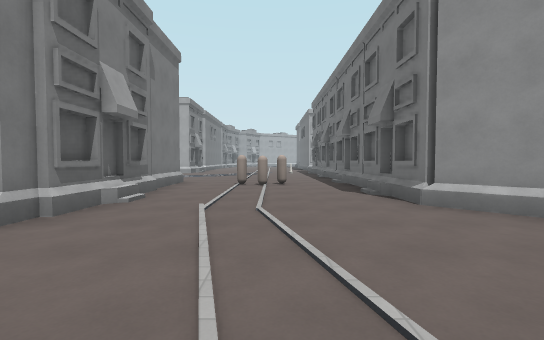
[1] (above)

24 first-person views from a walk through a Godot game level. The camera is 1.5 m above the floor, tilts 2° down and sees 90° across. The floor is counted in squares, 2.4 m on a side. Each view is taken from the middle of a square. On the plan, view 1 faces up. The plan holds only what a view shows up to about 9 squares ahead; the rest is blank. The place goes on beyond the plan. Characters and animated objects are left out. Surface patterns are stand-ins for the level's own textures.

[2]
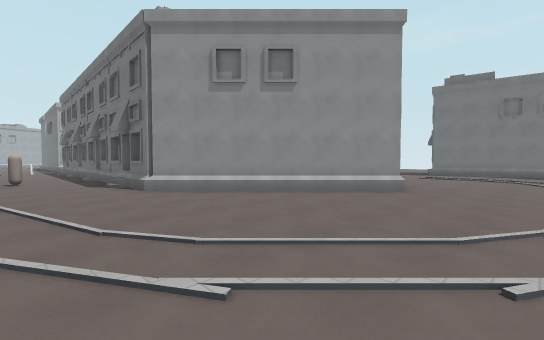

[3]
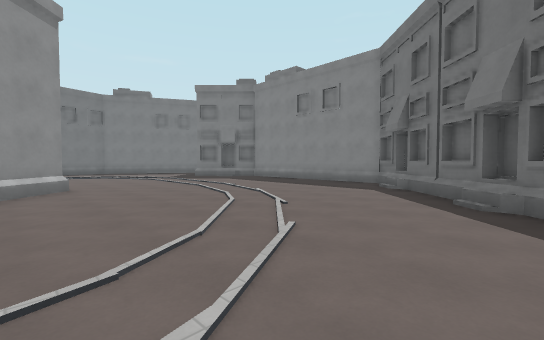

[4]
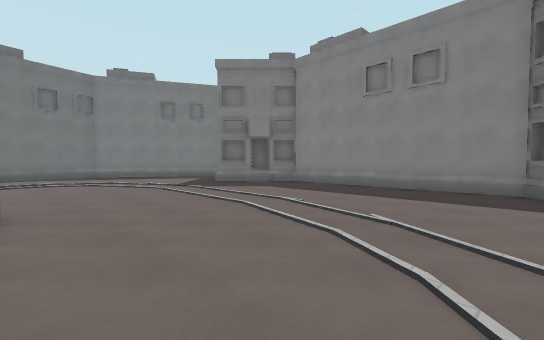

[5]
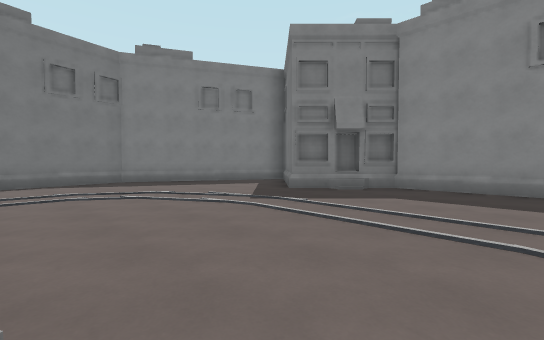

[6]
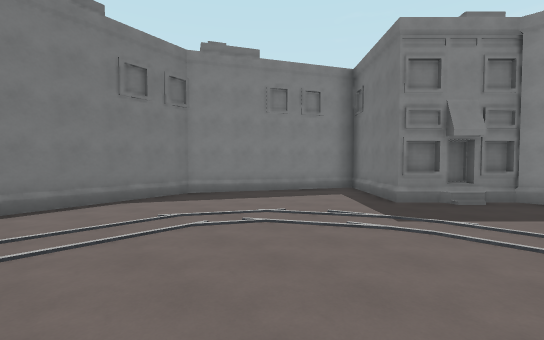

[7]
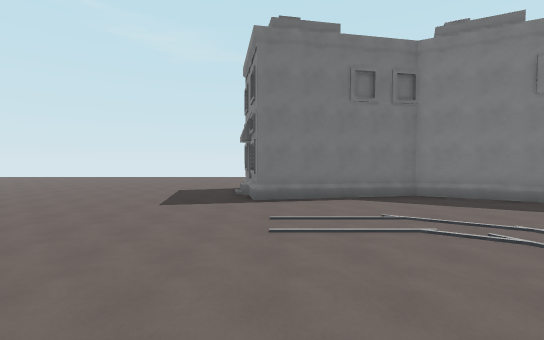

[8]
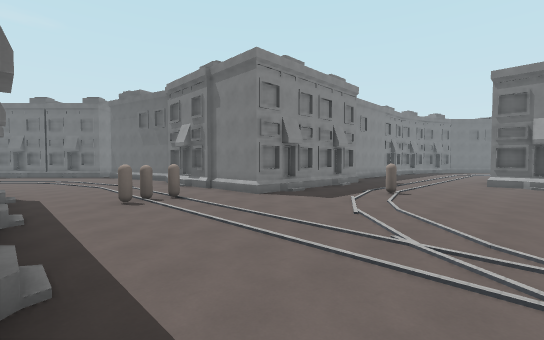

[9]
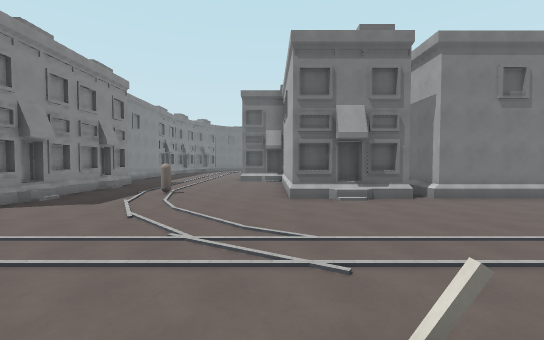

[10]
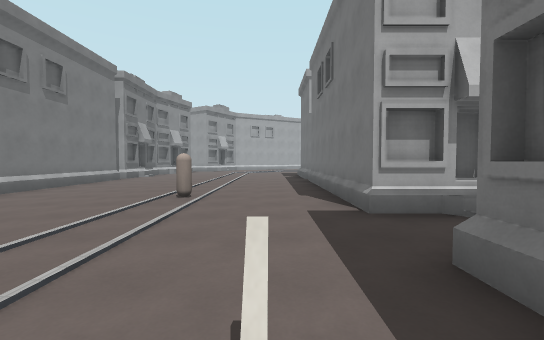

[11]
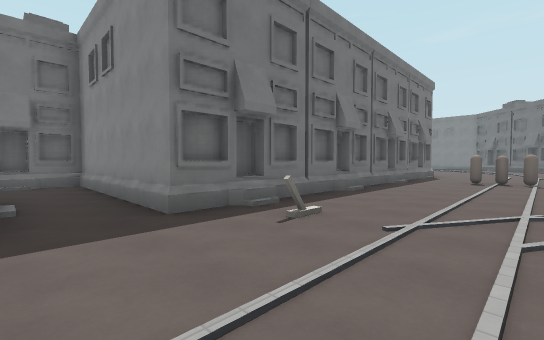

[12]
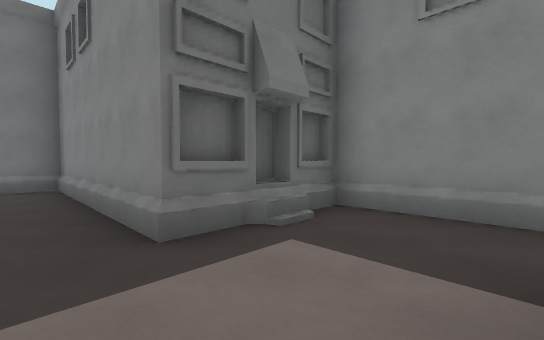

[13]
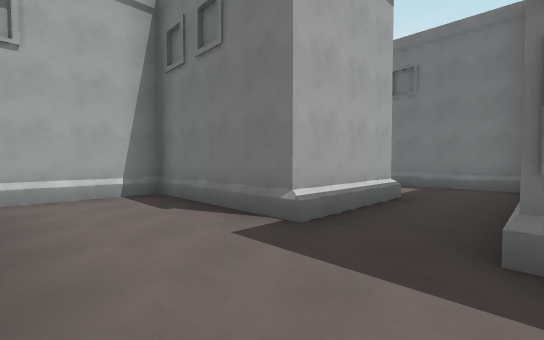

[14]
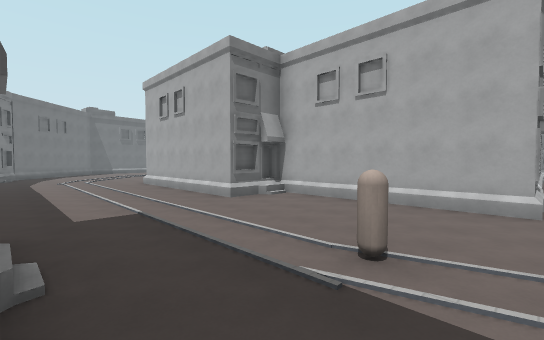

[15]
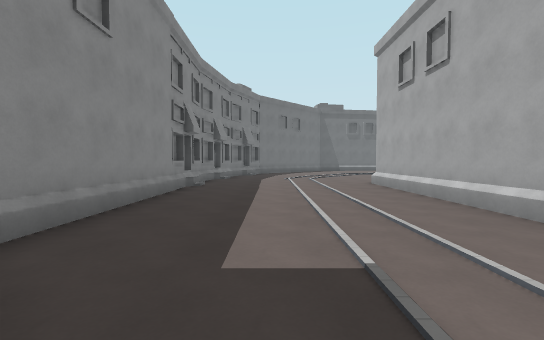

[16]
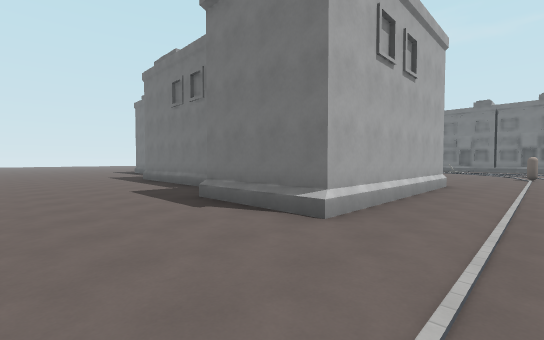

[17]
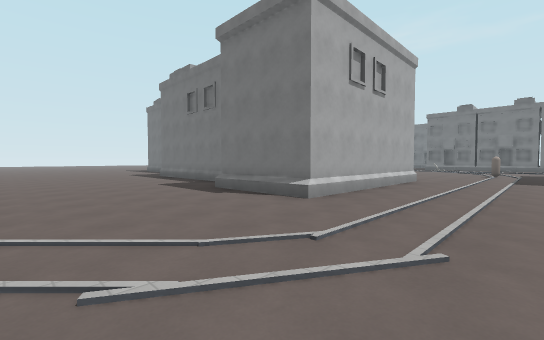

[18]
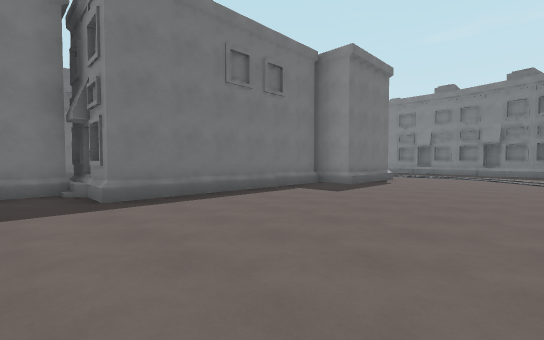

[19]
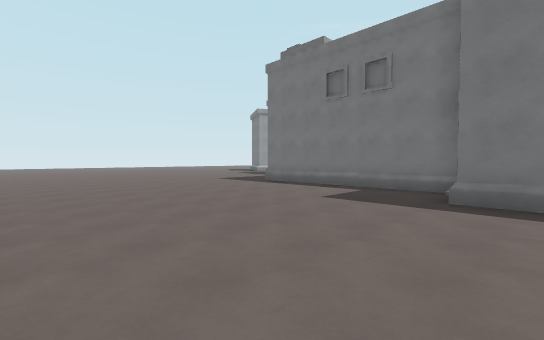

[20]
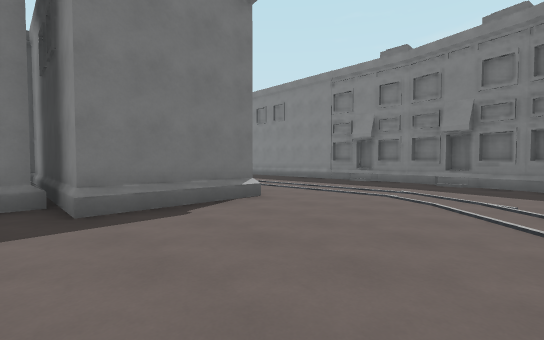

[21]
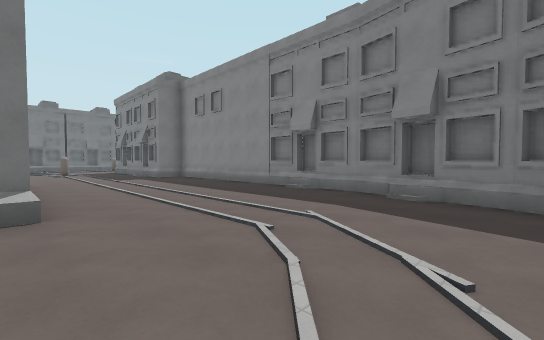

[22]
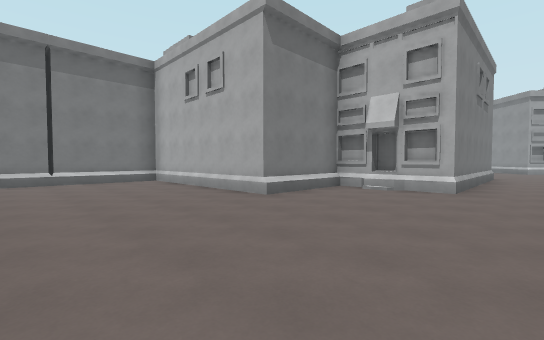

[23]
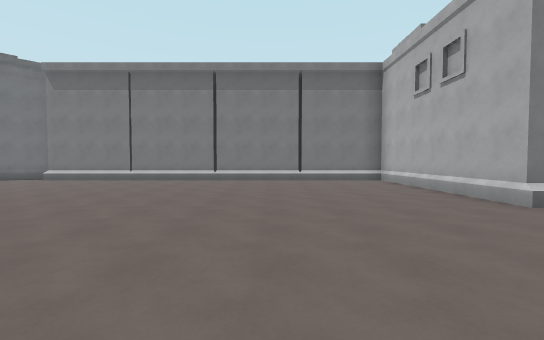

[24]
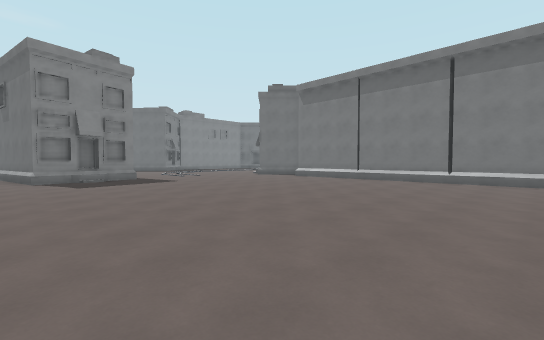

### Floor plan
Key: @ floor where view 1 was taken; # wall or solid block; . floor; / step, stairs or slope; B building; L lever; O other object.
Columns run from 18 left of view 1 to 16 right of it. Each row starts with its distance up from view 1.
 22 ......#       B......  ..B       ..
 21 ......#       #......  ...       ..
 20 .....B#       #......  ...       ..
 19 .....##       #......  ...BB...  ..
 18 .....#        #...O..  ........  ..
 17 .....#        #......##..B######B..
 16 .....#        #.......B..B#####....
 15 .....#       ##..........######....
 14 ....B#  ######B....LB  ###.........
 13 ....##  #B........../#  ##.........
 12 ....#####B..........B   ##.........
 11 .....................    #.........
 10 .............O......B#   #.........
  9 ....................B    #.........
  8 ...........BBB/B..../    #.........
  7 BB#BBB######  ##.OO.B    #.........
  6     #B         #....B    #.........
  5                #..../    #.........
  4                #....B#   #.........
  3           BB   #.....##  ..........
  2                 ......####.......B.
  1                  ......##/.....###.
  0                  .@.....B......#
 -1                  ...............
 -2                  ...............#
 -3                  B..............#
 -4                  #B............##
 -5                  ##B.......B...#
 -6                   ##B.....###.##
 -7                    ######B# ###

Where each view was taken, in squares from view 1:
view 1: 0 up, 0 right, facing up
view 2: 2 down, 0 right, facing up-right
view 3: 1 up, 1 left, facing down-right
view 4: 0 up, 2 right, facing down-right
view 5: 0 up, 5 right, facing down-right
view 6: 1 up, 7 right, facing down-right
view 7: 1 up, 7 right, facing right
view 8: 13 up, 2 right, facing down-left
view 9: 13 up, 2 right, facing left
view 10: 13 up, 1 right, facing up
view 11: 16 up, 1 left, facing down-right
view 12: 18 up, 5 right, facing down-right
view 13: 17 up, 5 right, facing up-right
view 14: 8 up, 4 left, facing up-left
view 15: 9 up, 7 left, facing left
view 16: 10 up, 17 left, facing up-right
view 17: 9 up, 18 left, facing up-right
view 18: 21 up, 18 left, facing down-right
view 19: 19 up, 18 left, facing up-right
view 20: 15 up, 18 left, facing down-right
view 21: 12 up, 18 left, facing down-right
view 22: 11 up, 16 right, facing up-left
view 23: 11 up, 16 right, facing left
view 24: 11 up, 16 right, facing down-left
